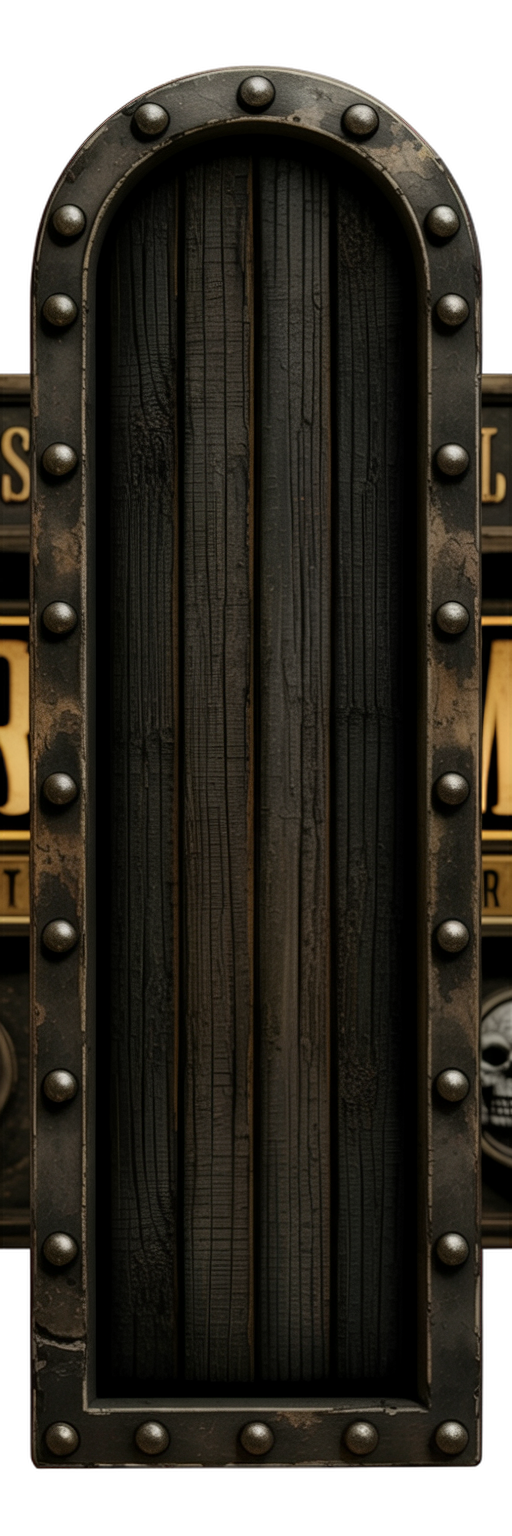
#> input picture web-sdk/apps/tombstone-reborn/assets-raw/special_bar/rail_cutout.png, 512 x 1536 px, given in place of rail_plank_raw.png, which was not available
$ python make_special_bar_art.py
#> lines starting #> are read from the running program, lines starting #| are printed output that depends on the picture; after the words box and inside, x2 and y2 are one past the last pixel; in counts of white or black regions, pixels touching at a corner belong together; pictures that were not available may be replaced by others from this repository, and a replacement may not be noted
"""Bake the SPECIAL BAR art (the six-cell rail down the left of the board).

Inputs in assets-raw/special_bar/ (Scenario GPT Image 2, native transparent PNG):
  rail_plank_raw.png      iron-framed charred plank + skull (KEEP the frame)
  plaque_frame_raw.png    hollow ornate nameplate border (tintable empty slot)
  plaque_gang_raw.png     gold GANG plaque (baked embossed label)
  plaque_outlaw_raw.png   silver OUTLAW
  plaque_smoke_raw.png    bronze SMOKE
  plaque_open_raw.png     bronze OPEN
  plaque_digup_raw.png    green DIG UP

Outputs into static/assets/sprites/tombstone/:
  bar_rail.webp
  bar_plaque.png            hollow, neutral grey for tint
  bar_plaque_gang.png       … per-kind colored plaques (no tint needed)
  bar_plaque_outlaw.png
  bar_plaque_smoke.png
  bar_plaque_open.png
  bar_plaque_digup.png

The rail KEEP its iron surround. Labeled plaques keep their metal color;
only the hollow empty frame is neutralised for KIND_TINT / EMPTY_TINT.

Scenario plaque gens ship on an opaque near-white pad. Every plaque bake
border-floods that pad to alpha 0 (shared 2:1 canvas, no trim_surround) so
the wood rail shows through. Hollow frames also punch their filled centre.

Run:  python tools/make_special_bar_art.py
"""

from __future__ import annotations

import os
from collections import deque

from PIL import Image

HERE = os.path.dirname(os.path.abspath(__file__))
RAW = os.path.normpath(os.path.join(HERE, "..", "assets-raw", "special_bar"))
OUT = os.path.normpath(os.path.join(HERE, "..", "static", "assets", "sprites", "tombstone"))

RAIL_W = 320
PLAQUE_W = 384
ALPHA_FLOOR = 8
# Scenario GPT Image 2 plaques land on a flat near-white pad. Key only
# border-connected low-chroma light pixels so metal glints stay opaque.
WHITE_BG_MIN = 215
WHITE_BG_CHROMA = 28

RAIL_HIGHLIGHT = 78
RAIL_CAST = (1.0, 0.88, 0.72)

LABELED = (
	("plaque_gang_raw.png", "bar_plaque_gang.png"),
	("plaque_outlaw_raw.png", "bar_plaque_outlaw.png"),
	("plaque_smoke_raw.png", "bar_plaque_smoke.png"),
	("plaque_open_raw.png", "bar_plaque_open.png"),
	("plaque_digup_raw.png", "bar_plaque_digup.png"),
)


def alpha_crop(image: Image.Image) -> Image.Image:
	alpha = image.getchannel("A").point(lambda value: 255 if value > ALPHA_FLOOR else 0)
	box = alpha.getbbox()
	if box is None:
		raise SystemExit("image is fully transparent — wrong input file?")
	return image.crop(box)


def is_flat_white(pixel: tuple[int, int, int, int]) -> bool:
	red, green, blue, alpha = pixel
	if alpha <= ALPHA_FLOOR:
		return True
	if min(red, green, blue) < WHITE_BG_MIN:
		return False
	return (max(red, green, blue) - min(red, green, blue)) <= WHITE_BG_CHROMA


def key_border_white(image: Image.Image) -> Image.Image:
	"""Zero alpha on near-white background reachable from the image border.

	Does NOT trim the canvas — plaques keep a shared 2:1 frame so runtime
	cell aspect and opening fractions stay aligned. Interior fills (charcoal
	panels, embossed type) are untouched because they are not border-connected
	flat white.
	"""
	art = image.convert("RGBA")
	pixels = art.load()
	width, height = art.size
	seen = [[False] * width for _ in range(height)]
	queue: deque[tuple[int, int]] = deque()

	for x in range(width):
		for y in (0, height - 1):
			if is_flat_white(pixels[x, y]):
				seen[y][x] = True
				queue.append((x, y))
	for y in range(height):
		for x in (0, width - 1):
			if not seen[y][x] and is_flat_white(pixels[x, y]):
				seen[y][x] = True
				queue.append((x, y))

	while queue:
		x, y = queue.popleft()
		for nx, ny in ((x + 1, y), (x - 1, y), (x, y + 1), (x, y - 1)):
			if not (0 <= nx < width and 0 <= ny < height) or seen[ny][nx]:
				continue
			if is_flat_white(pixels[nx, ny]):
				seen[ny][nx] = True
				queue.append((nx, ny))

	cleared = 0
	for y in range(height):
		for x in range(width):
			if not seen[y][x]:
				continue
			if pixels[x, y][3] > ALPHA_FLOOR:
				# zero RGB with alpha — leftover white under a=0 fringes in premul blend
				pixels[x, y] = (0, 0, 0, 0)
				cleared += 1
	print(f"[bar]   keyed border-white {cleared:,} px")
	return art


def force_opaque(image: Image.Image) -> Image.Image:
	"""Kill soft alpha. Soft edges are exactly the 'wood with opacity' look."""
	red, green, blue, alpha = image.split()
	alpha = alpha.point(lambda value: 255 if value > ALPHA_FLOOR else 0)
	# LANCZOS / prior white pads can leave colour under a=0 — scrub for premul
	black = Image.new("L", image.size, 0)
	red = Image.composite(red, black, alpha)
	green = Image.composite(green, black, alpha)
	blue = Image.composite(blue, black, alpha)
	return Image.merge("RGBA", (red, green, blue, alpha))


def resize_to_width(image: Image.Image, width: int) -> Image.Image:
	height = max(1, round(image.height * width / image.width))
	return image.resize((width, height), Image.LANCZOS)


def to_night(image: Image.Image) -> Image.Image:
	"""Darken by highlight, keep a slight warm cast on the wood."""
	values = sorted(
		v
		for v, a in zip(image.convert("L").getdata(), image.getchannel("A").getdata())
		if a > 128
	)
	if not values:
		raise SystemExit("no opaque pixels — wrong input file?")
	highlight = max(1, values[int(len(values) * 0.98)])
	scale = RAIL_HIGHLIGHT / highlight
	red, green, blue, alpha = image.split()
	toned = [
		channel.point(lambda value, cast=cast: max(0, min(255, round(value * scale * cast))))
		for channel, cast in zip((red, green, blue), RAIL_CAST)
	]
	return Image.merge("RGBA", (*toned, alpha))


def neutralise(image: Image.Image) -> Image.Image:
	"""Flatten to grey and stretch levels so KIND_TINT multiplies cleanly."""
	grey = image.convert("L")
	opaque = [
		value
		for value, alpha in zip(grey.getdata(), image.getchannel("A").getdata())
		if alpha > 128
	]
	if not opaque:
		raise SystemExit("no opaque pixels to measure — wrong input file?")
	opaque.sort()
	low = opaque[int(len(opaque) * 0.02)]
	high = opaque[int(len(opaque) * 0.98)]
	span = max(1, high - low)
	stretched = grey.point(lambda value: max(0, min(255, round((value - low) * 255 / span))))
	return Image.merge("RGBA", (stretched, stretched, stretched, image.getchannel("A")))


def report_opening(image: Image.Image) -> None:
	"""Print the plaque's hollow as fractions of the sprite."""
	alpha = image.getchannel("A")

	def clear_run(values: list[int], start: int) -> tuple[int, int]:
		low = start
		while low > 0 and values[low - 1] <= ALPHA_FLOOR:
			low -= 1
		high = start
		while high < len(values) - 1 and values[high + 1] <= ALPHA_FLOOR:
			high += 1
		return low, high + 1

	row = [alpha.getpixel((x, image.height // 2)) for x in range(image.width)]
	column = [alpha.getpixel((image.width // 4, y)) for y in range(image.height)]
	left, right = clear_run(row, image.width // 2)
	top, bottom = clear_run(column, image.height // 2)
	print(
		f"[bar]   opening x {left / image.width:.4f}..{right / image.width:.4f}"
		f"  y {top / image.height:.4f}..{bottom / image.height:.4f}"
	)
	print(f"[bar]   plaque size {image.width}x{image.height}")


def report_rail(image: Image.Image) -> None:
	print(f"[bar]   rail size {image.width}x{image.height}")
	inset = max(24, round(image.width * 0.14))
	print(f"[bar]   suggested RAIL_INSET={inset}")


def save(art: Image.Image, out_name: str) -> None:
	path = os.path.join(OUT, out_name)
	if out_name.endswith(".webp"):
		art.save(path, quality=90, method=6)
	else:
		art.save(path, optimize=True)
	print(f"[bar] {out_name} {art.width}x{art.height} ({os.path.getsize(path):,} B)")


def build_rail() -> None:
	source = Image.open(os.path.join(RAW, "rail_plank_raw.png")).convert("RGBA")
#> source is the input picture: PIL image 512x1536 RGBA; mean R, G, B, A 30.8, 26.9, 19.3, 213.1
	art = to_night(force_opaque(resize_to_width(alpha_crop(source), RAIL_W)))
#> in alpha_crop, `alpha = image.getchannel("A").point(lambda value: 255 if value > ALPHA..`:
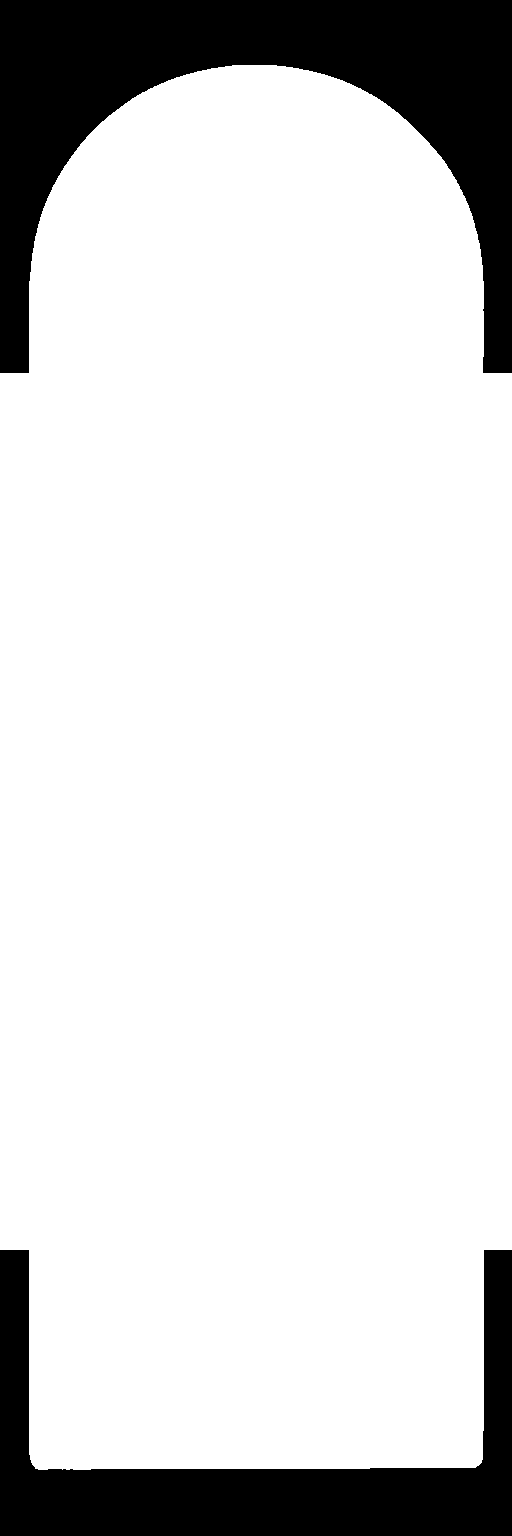
#> alpha: PIL image 512x1536 L; 84.8% white; 2 black regions, box (x1, y1, x2, y2) and area: (0, 0, 512, 373) 72182, (0, 1250, 512, 1536) 46968
#> in alpha_crop, `box = alpha.getbbox()`: box = (0, 65, 512, 1470)
#> in alpha_crop, `return image.crop(box)`:
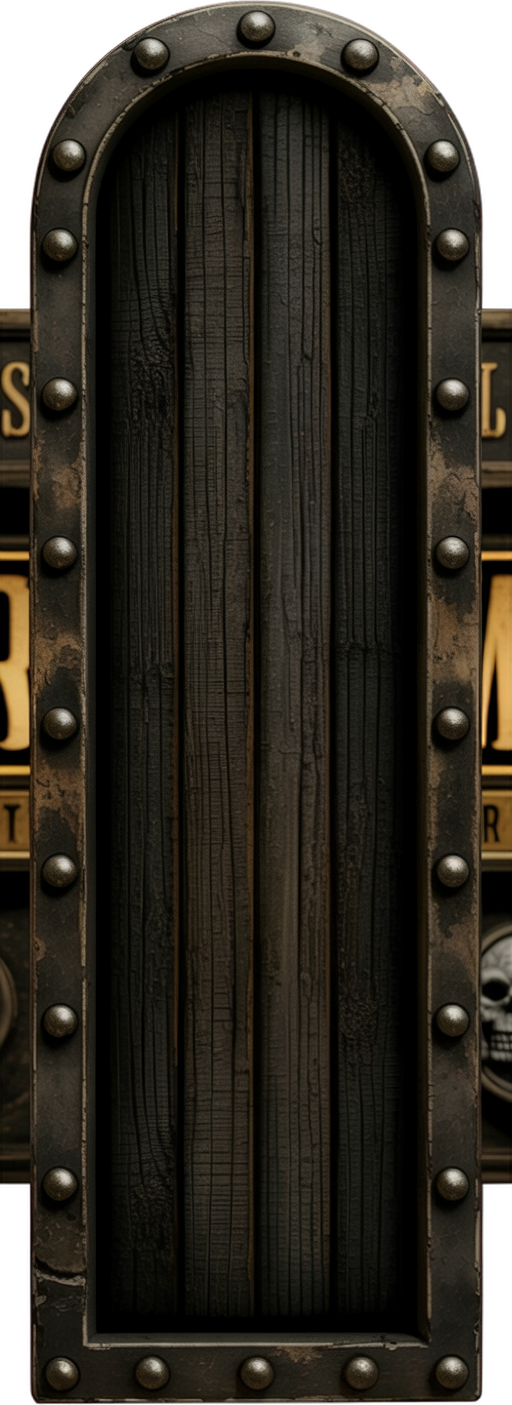
#> returned value: PIL image 512x1405 RGBA; mean R, G, B, A 33.6, 29.4, 21, 233; transparent parts drawn white
#> in resize_to_width, `height = max(1, round(image.height * width / image.width))`: height = 878
#> in force_opaque, `red, green, blue, alpha = image.split()`:
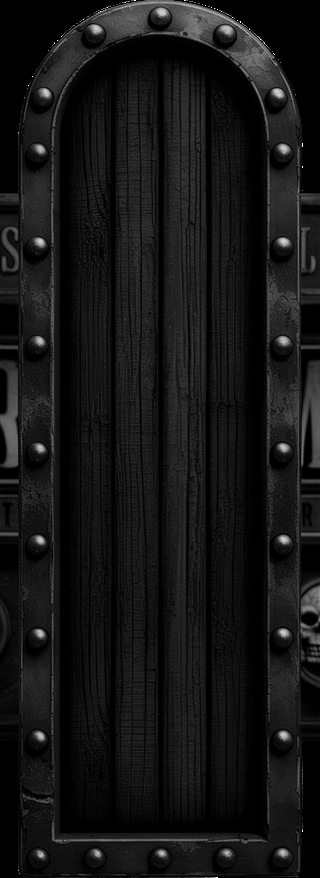
#> blue: PIL image 320x878 L; min 0, max 255, mean 20.9
#> in force_opaque, `alpha = alpha.point(lambda value: 255 if value > ALPHA_FLOOR else 0)`:
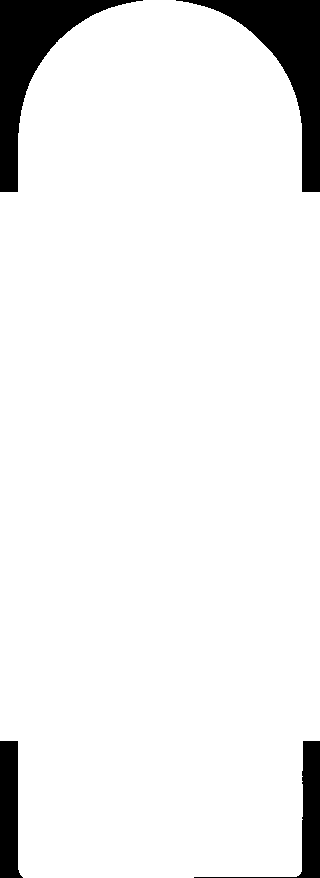
#> alpha: PIL image 320x878 L; 92.8% white; 4 black regions, box (x1, y1, x2, y2) and area: (0, 0, 143, 192) 7591, (176, 0, 320, 192) 7581, (194, 741, 320, 878) 2520, (0, 741, 23, 878) 2485
#> in force_opaque, `black = Image.new("L", image.size, 0)`: black: PIL image 320x878 L; every value is 0
#> in to_night, `values = sorted( v for v, a in zip(image.convert("L").getdata(), image..`: values = 260783 items
#> in to_night, `highlight = max(1, values[int(len(values) * 0.98)])`: highlight = 131
#> in to_night, `scale = RAIL_HIGHLIGHT / highlight`: scale = 0.595
#> in to_night, `toned = [ channel.point(lambda value, cast=cast: max(0, min(255, round..`: toned = 3 items
	save(art, "bar_rail.webp")
#| [bar] bar_rail.webp 320x878 (28,358 B)
	report_rail(art)
#| [bar]   rail size 320x878
#| [bar]   suggested RAIL_INSET=45


def punch_hollow(image: Image.Image, color_slack: int = 48) -> tuple[Image.Image, tuple[float, float, float, float]]:
	"""Clear the filled centre GPT often leaves inside a 'hollow' frame.

	Flood-fills from the image centre through near-seed colours and zeros alpha.
	Returns the image and the hole bbox as fractions (x0, x1, y0, y1).
	"""
	pixels = image.load()
	width, height = image.size
	seed_x, seed_y = width // 2, height // 2
	seed = pixels[seed_x, seed_y]
	queue: deque[tuple[int, int]] = deque([(seed_x, seed_y)])
	seen = {(seed_x, seed_y)}
	while queue:
		x, y = queue.popleft()
		for nx, ny in ((x + 1, y), (x - 1, y), (x, y + 1), (x, y - 1)):
			if not (0 <= nx < width and 0 <= ny < height) or (nx, ny) in seen:
				continue
			red, green, blue, alpha = pixels[nx, ny]
			if alpha <= ALPHA_FLOOR:
				seen.add((nx, ny))
				continue
			dist = abs(red - seed[0]) + abs(green - seed[1]) + abs(blue - seed[2])
			if dist <= color_slack:
				seen.add((nx, ny))
				queue.append((nx, ny))
	xs = [x for x, _ in seen]
	ys = [y for _, y in seen]
	hole = (
		min(xs) / width,
		(max(xs) + 1) / width,
		min(ys) / height,
		(max(ys) + 1) / height,
	)
	for x, y in seen:
		if pixels[x, y][3] > ALPHA_FLOOR:
			pixels[x, y] = (0, 0, 0, 0)
	return image, hole


def build_plaque() -> None:
	source = Image.open(os.path.join(RAW, "plaque_frame_raw.png")).convert("RGBA")
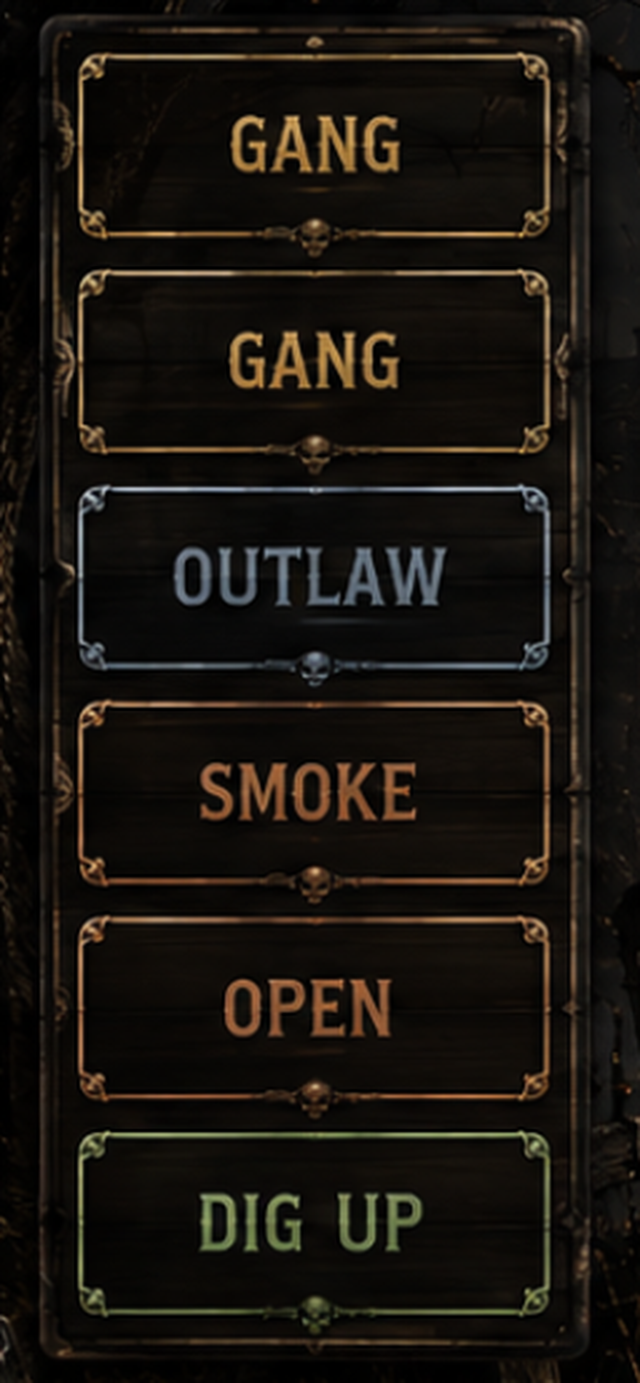
#> input picture web-sdk/apps/tombstone-reborn/assets-raw/special_bar/ref_upscaled.png, 1280 x 2765 px, given in place of plaque_frame_raw.png, which was not available (shown at 1/2 size)
#> source is the input picture: PIL image 1280x2765 RGBA; mean R, G, B, A 24.7, 20.4, 15, 255
	# key white pad, punch centre fill, THEN harden alpha — never revive trim_surround
	art = key_border_white(source)
#| [bar]   keyed border-white 0 px
	art, hole = punch_hollow(resize_to_width(art, PLAQUE_W))
#> the loop in punch_hollow, `for x, y in seen:` made 268350 passes
#> (x, y) on passes 1 to 3: (1, 751), (247, 26), (338, 144)
	art = neutralise(force_opaque(art))
#> in force_opaque (call 2), `red, green, blue, alpha = image.split()`: alpha: PIL image 384x830 L; 15.8% white; 246 white regions (142 under 20 px), largest, box (x1, y1, x2, y2) and area: (31, 119, 331, 354) 4612, (46, 31, 331, 154) 3771, (46, 290, 331, 404) 3602
#> in force_opaque (call 2), `black = Image.new("L", image.size, 0)`: black: PIL image 384x830 L; every value is 0
#> in neutralise, `return Image.merge("RGBA", (stretched, stretched, stretched, image.get..`:
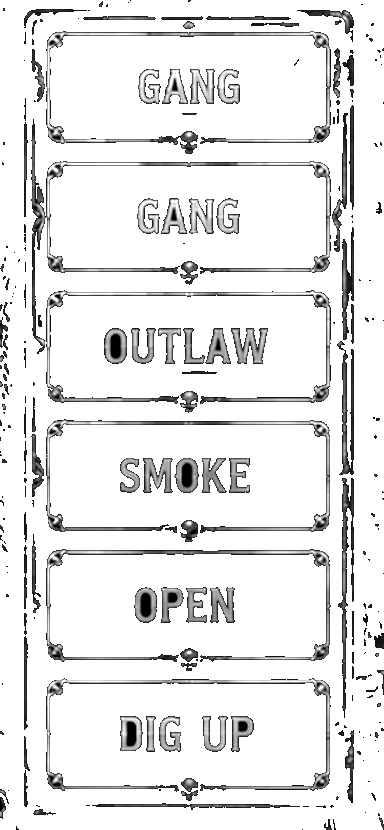
#> returned value: PIL image 384x830 RGBA; mean R, G, B, A 16.2, 16.2, 16.2, 40.3; transparent parts drawn white
	save(art, "bar_plaque.png")
#| [bar] bar_plaque.png 384x830 (106,240 B)
	print(
		f"[bar]   opening x {hole[0]:.4f}..{hole[1]:.4f}"
		f"  y {hole[2]:.4f}..{hole[3]:.4f}"
	)
#| [bar]   opening x 0.0000..1.0000  y 0.0000..1.0000
	print(f"[bar]   plaque size {art.width}x{art.height}")
#| [bar]   plaque size 384x830


def build_labeled() -> None:
	for raw_name, out_name in LABELED:
		source = Image.open(os.path.join(RAW, raw_name)).convert("RGBA")
		# key white pad; keep metal color + embossed label + charcoal panel
		art = force_opaque(resize_to_width(key_border_white(source), PLAQUE_W))
#| [bar]   keyed border-white 0 px
#> in force_opaque (call 3), `red, green, blue, alpha = image.split()`:
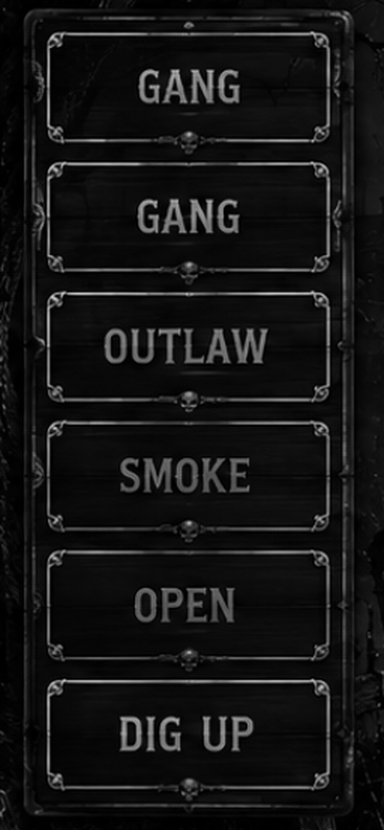
#> green: PIL image 384x830 L; min 0, max 204, mean 20.4
#> in force_opaque (call 3), `red, green, blue, alpha = image.split()`: alpha: PIL image 384x830 L; every value is 255
		save(art, out_name)
#| [bar] bar_plaque_gang.png 384x830 (343,201 B)


if __name__ == "__main__":
	os.makedirs(OUT, exist_ok=True)
	build_rail()
	build_plaque()
#> (the run stopped early here; a loop or call above may not have finished)
